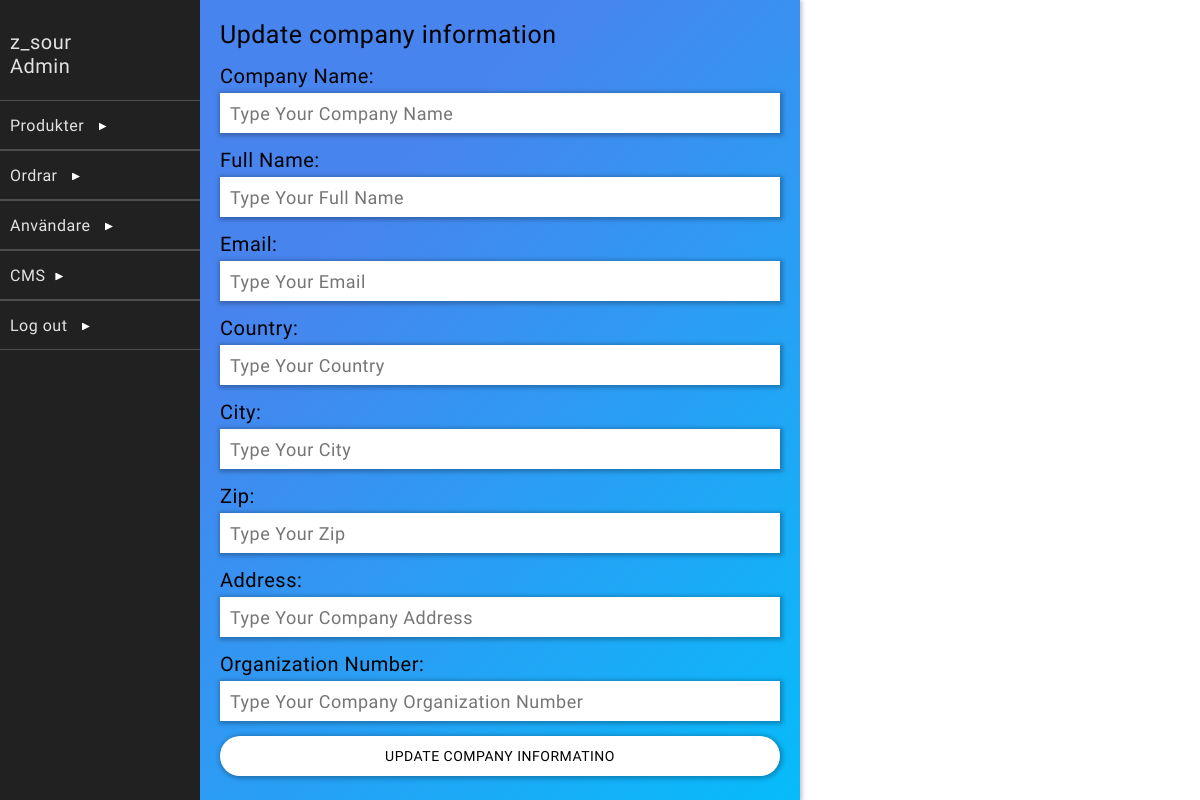
Page /dashboardExtensions/add-company-information.php (signed in) on the earlier database version.
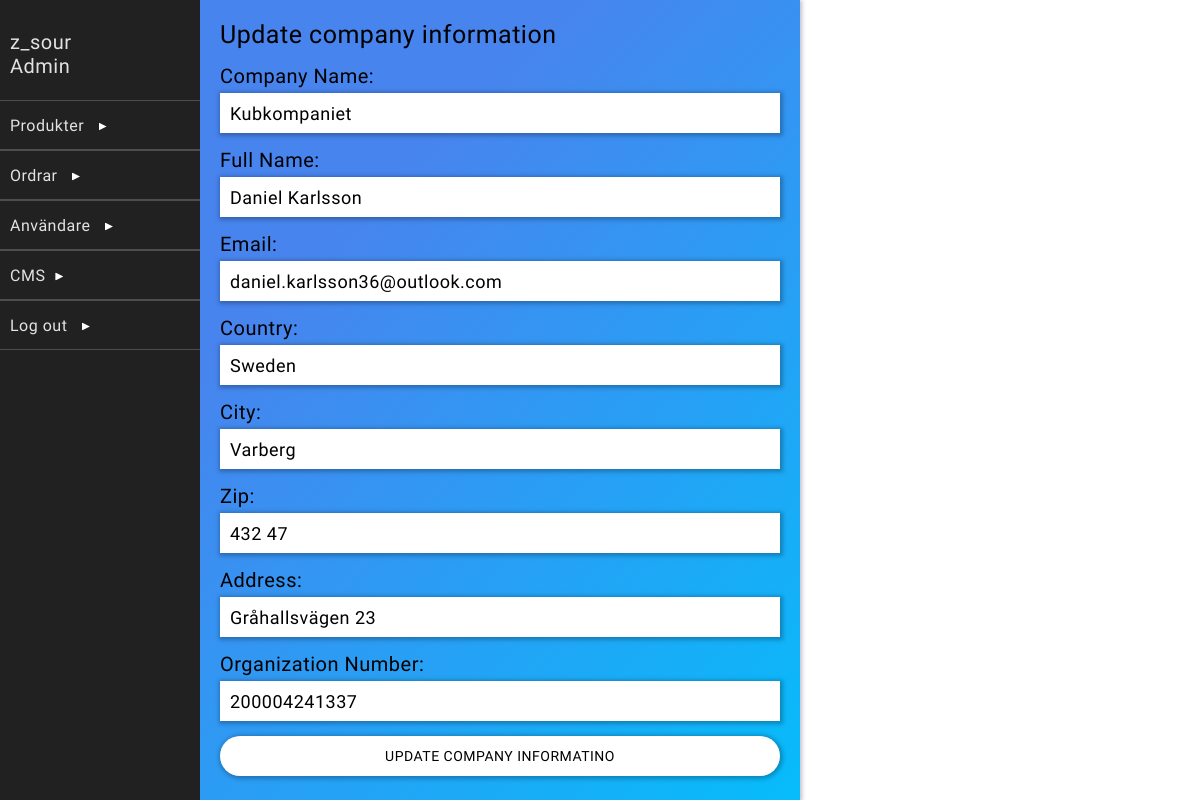
Same page on the later database version.
### tables this page shows
CREATE TABLE `company` (
  `id` int(11) NOT NULL,
  `full_name` text NOT NULL,
  `address` text NOT NULL,
  `organization_num` text NOT NULL,
  `email` text NOT NULL,
  `country` text NOT NULL,
  `city` text NOT NULL,
  `zip` text NOT NULL,
  `company_name` text NOT NULL
);

### classes/DB.php (called while the page is built, shortened)
<?php
    class DB{
        private static $_instance = null;
        private $_pdo,
                $_query,
                $_error = false,
                $_results,
                $_count = 0;
        private function __construct(){
            try{
                $this->_pdo = new PDO('mysql:host='. Config::get("mysql/host") .';dbname='. Config::get("mysql/db").';charset=utf8',
                Config::get("mysql/username"), Config::get("mysql/password"));
            }
            catch(PDOException $e){
                die($e->getMessage());
            }
        }
        public static function getInstance(){
            if(!isset(self::$_instance)){
                self::$_instance = new DB();
            }
            return self::$_instance;
        }
        public function query($sql, $params = []){
            if($this->_query = $this->_pdo->prepare($sql)){
                $x = 1;
                if(count($params)){
                    foreach($params as $param){
                        $this->_query->bindValue($x, $param);
                        $x++;
                    }
                }
                if($this->_query->execute()){
                    $this->_results = $this->_query->fetchAll(PDO::FETCH_OBJ);
                } else{
                    $this->_error = true;
                }
            }
            return $this;
        }
        protected function _read($table, $params = []){
            $conditionString = '';
            $bind = [];
            $order = '';
            $limit = '';
            if(isset($params['conditions'])){
                if(is_array($params['conditions'])){
                    foreach($params['conditions'] as $condition){
                        $conditionString .= ' ' .  $condition . ' AND';
                    }
                    $conditionString = trim($conditionString);
                    $conditionString = rtrim($conditionString, ' AND');
                } else{
                    $conditionString = $params['conditions'];
                }
                if($conditionString != ''){
                    $conditionString = ' WHERE ' . $conditionString;
                }
            }
            if(array_key_exists('bind', $params)){
                $bind = $params['bind'];
            }
        $sql = "SELECT * FROM {$table}{$conditionString}{$order}{$limit}";
        if(!$this->query($sql, $bind)->results()){
            return false;
        }
        return true;
        }
        public function findFirst($table, $params = []){
            if($this->_read($table, $params)){
                return $this->first();
            }
            return false;
        }
        public function results(){
            return $this->_results;
        }
        public function first(){
            return (!empty($this->_results)) ? $this->_results[0] : [];
        }
    }
?>

### classes/Config.php (called while the page is built)
<?php
    class Config{
        public static function get($path = null){
            if($path){
                $config = $GLOBALS['config'];
                $path = explode('/', $path);
                foreach($path as $bit){
                    if(isset($config[$bit])){
                        $config = $config[$bit];
                    }
                }
                return $config;
            }
            return false;
        }
    }
?>

### dashboardExtensions/add-company-information.php (the view, shortened to what the changed rows need)
<?php
    include_once("../includes/dashboardhead.php");
    $currentCompany = DB::getInstance()->findFirst('company', [
        'conditions' => 'id = 0'
    ]);
    $fullName = (isset($_POST['fullName'])) ? $_POST['fullName'] : (!empty($currentCompany->full_name) ? $currentCompany->full_name : "");
    $email = (isset($_POST['email'])) ? $_POST['email'] : (!empty($currentCompany->email) ? $currentCompany->email : "");
    $country = (isset($_POST['country'])) ? $_POST['country'] : (!empty($currentCompany->country) ? $currentCompany->country : "");
    $city = (isset($_POST['city'])) ? $_POST['city'] : (!empty($currentCompany->city) ? $currentCompany->city : "");
    $zip = (isset($_POST['zip'])) ? $_POST['zip'] : (!empty($currentCompany->zip) ? $currentCompany->zip : "");
    $address = (isset($_POST['address'])) ? $_POST['address'] : (!empty($currentCompany->address) ? $currentCompany->address : "");
    $organizationNum = (isset($_POST['organizationNum'])) ? $_POST['organizationNum'] : (!empty($currentCompany->organization_num) ? $currentCompany->organization_num : "");
    $companyName = (isset($_POST['companyName'])) ? $_POST['companyName'] : (!empty($currentCompany->company_name) ? $currentCompany->company_name : "");
?>
<div class="background">
    <div class="dashboard-content" id="content">
    <div class="center-components-background">
    <div class="center-components" id="center-components">
        <form action="add-company-information.php" id="add-company-information-form" method="POST">
            <div class="headerAboveInput">Company Name:</div>
            <input type="text" spellcheck="false" class="company-information-input-field" name="companyName" placeholder="Type Your Company Name" value="<?= $companyName; ?>">
            <div class="headerAboveInput">Full Name:</div>
            <input type="text" spellcheck="false" class="company-information-input-field" name="fullName" placeholder="Type Your Full Name" value="<?= $fullName; ?>">
            <div class="headerAboveInput">Email:</div>
            <input type="text" spellcheck="false" class="company-information-input-field" name="email" placeholder="Type Your Email" value="<?= $email; ?>">
            <div class="headerAboveInput">Country:</div>
            <input type="text" spellcheck="false" class="company-information-input-field" name="country" placeholder="Type Your Country" value="<?= $country; ?>">
            <div class="headerAboveInput">City:</div>
            <input type="text" spellcheck="false" class="company-information-input-field" name="city" placeholder="Type Your City" value="<?= $city; ?>">
            <div class="headerAboveInput">Zip:</div>
            <input type="text" spellcheck="false" class="company-information-input-field" name="zip" placeholder="Type Your Zip" value="<?= $zip; ?>">
            <div class="headerAboveInput">Address:</div>
            <input type="text" spellcheck="false" class="company-information-input-field" name="address" placeholder="Type Your Company Address" value="<?= $address; ?>">
            <div class="headerAboveInput">Organization Number:</div>
            <input type="text" spellcheck="false" class="company-information-input-field" name="organizationNum" placeholder="Type Your Company Organization Number" value="<?= $organizationNum; ?>">
        </form>
    </div>
    </div>
    </div>
</div>

Differences in the rows shown:
added company: companyName "Kubkompaniet", fullName "Daniel Karlsson", email "daniel.karlsson36@outlook.com", country "Sweden", city "Varberg", zip "432 47", address "Gråhallsvägen 23", organizationNum "200004241337"
